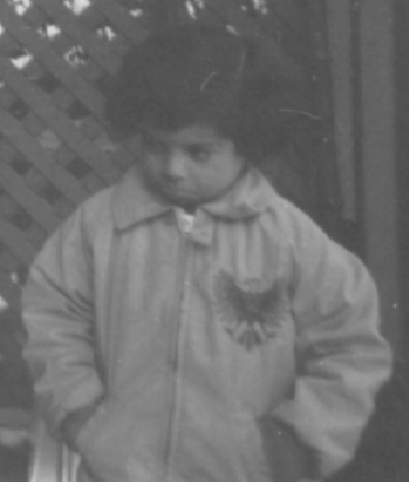
#> input picture PDI/Aula 2025 Histogramas/menina.png, 409 x 482 px
$ python 'ccf 394 2025 Aula 2 cod 4 Correção Gama simples.py'
#> lines starting #> are read from the running program, lines starting #| are printed output that depends on the picture
import cv2
import numpy as np

# Carrega a imagem
img = cv2.imread('menina.png')
#> img is the input picture: shape (482, 409, 3); min 74, max 220, mean 110.2

# Define o valor do parâmetro gamma (normalmente entre 0,1 e 5)
gamma1 = 1.3

# Aplica a correção gama na imagem
img_corrigida1 = np.power(img/255.0, gamma1)
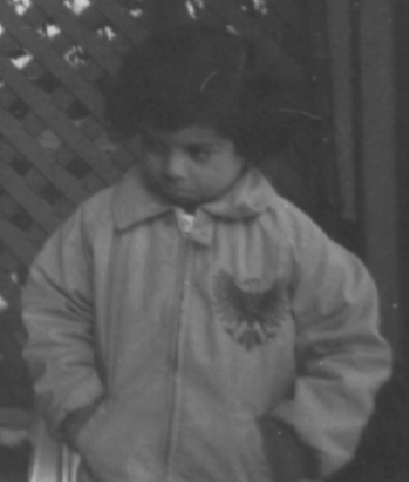
#> img_corrigida1: shape (482, 409, 3) float64; min 0.2, max 0.825, mean 0.339
img_corrigida1 = np.uint8(img_corrigida1*255)


gamma2 = 0.6
# Aplica a correção gama na imagem
img_corrigida2 = np.power(img/255.0, gamma2)
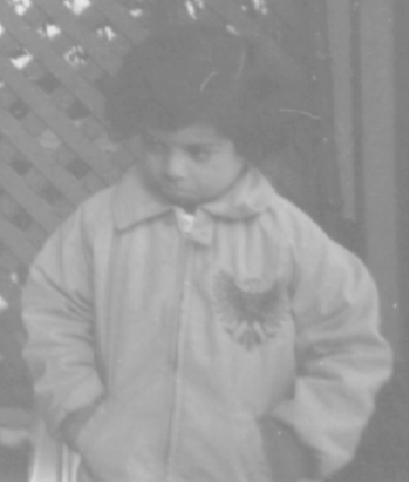
#> img_corrigida2: shape (482, 409, 3) float64; min 0.476, max 0.915, mean 0.601
img_corrigida2 = np.uint8(img_corrigida2*255)


# Mostra as imagens original e corrigida lado a lado
imagem_lado_a_lado = np.hstack((img, img_corrigida1,img_corrigida2))
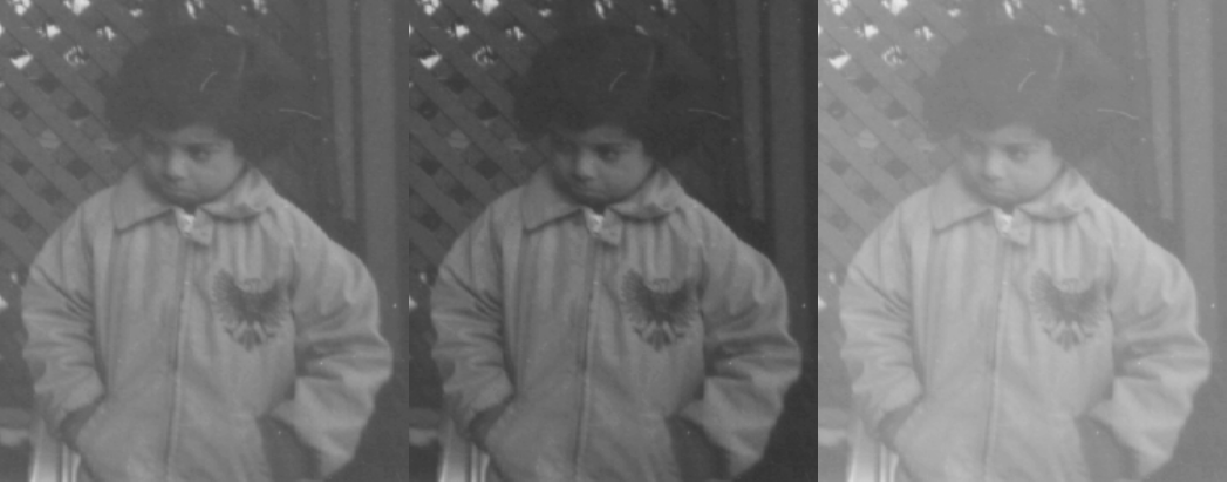
#> imagem_lado_a_lado: shape (482, 1227, 3); min 51, max 233, mean 116.3
cv2.imshow('Imagem Original e duas correcoes (gama de 1,3  e 0,6) ', imagem_lado_a_lado)
cv2.waitKey(0)
# Fecha a janela
cv2.destroyAllWindows()

$ run again, with PDI/Aula 2025 Histogramas/lena.png copied over PDI/Aula 2025 Histogramas/menina.png
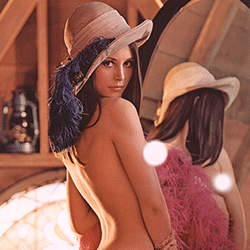
#> input picture PDI/Aula 2025 Histogramas/lena.png, 250 x 250 px
#> img is the input picture: shape (250, 250, 3); mean B, G, R 82.9, 96.7, 155
#> `img_corrigida2 = np.power(img/255.0, gamma2)`:
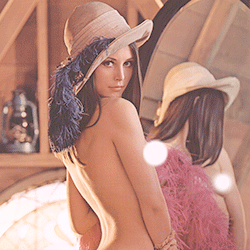
#> img_corrigida2: shape (250, 250, 3) float64; mean B, G, R 0.49, 0.54, 0.728
#> `imagem_lado_a_lado = np.hstack((img, img_corrigida1,img_corrigida2))`:
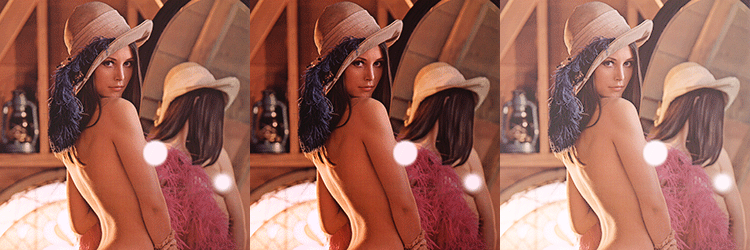
#> imagem_lado_a_lado: shape (250, 750, 3); mean B, G, R 90.1, 103.2, 159
